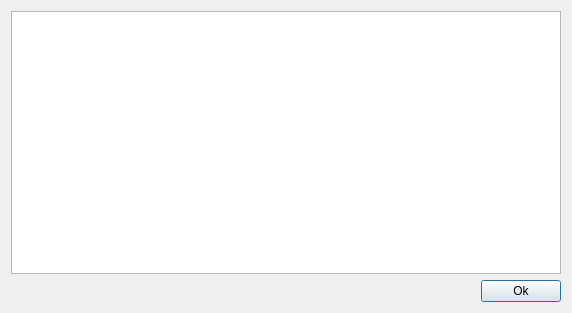
<?xml version="1.0" encoding="UTF-8"?>
<ui version="4.0">
 <class>errors_list</class>
 <widget class="QDialog" name="errors_list">
  <property name="geometry">
   <rect>
    <x>0</x>
    <y>0</y>
    <width>383</width>
    <height>313</height>
   </rect>
  </property>
  <property name="windowTitle">
   <string>Errors List</string>
  </property>
  <layout class="QVBoxLayout" name="verticalLayout">
   <item>
    <widget class="QTextEdit" name="textEdit">
     <property name="minimumSize">
      <size>
       <width>550</width>
       <height>0</height>
      </size>
     </property>
    </widget>
   </item>
   <item>
    <layout class="QHBoxLayout" name="horizontalLayout">
     <item>
      <spacer name="horizontalSpacer">
       <property name="orientation">
        <enum>Qt::Horizontal</enum>
       </property>
       <property name="sizeHint" stdset="0">
        <size>
         <width>40</width>
         <height>20</height>
        </size>
       </property>
      </spacer>
     </item>
     <item>
      <widget class="QPushButton" name="pushButton">
       <property name="text">
        <string>Ok</string>
       </property>
      </widget>
     </item>
    </layout>
   </item>
  </layout>
 </widget>
 <resources/>
 <connections/>
</ui>
